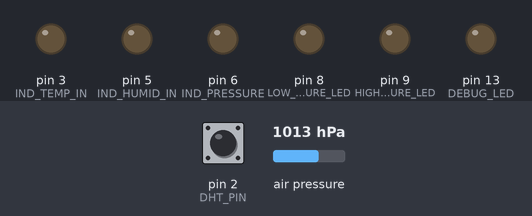
The sketch below on a simulated Arduino Uno, built with avr-gcc and run on an emulated ATmega328P. Parts: output pins drawn as LEDs (lit = HIGH). The inputs (shaded band) are chosen by the test bench; at power-on: air pressure 1013 hPa, pin 2 (DHT_PIN) HIGH.

Above: at 15.06 s.
15.1 s: air pressure set to 952 hPa
22.0 s: air pressure set to 975 hPa
29.1 s: air pressure set to 1000 hPa
At 35.8 s:
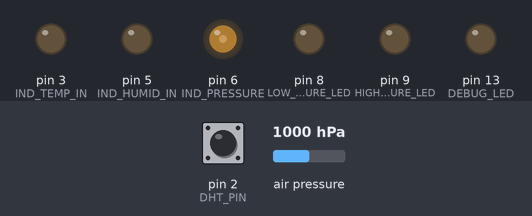
36.2 s: air pressure set to 1025 hPa
At 42.7 s:
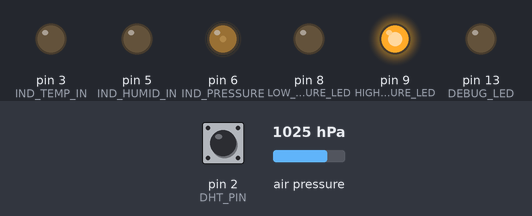
42.9 s: air pressure set to 1048 hPa
At 49.8 s:
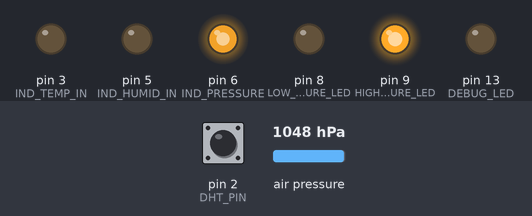
Timing chart, 0 to 56.9 s (numbered marks = the images above; inputs shaded):
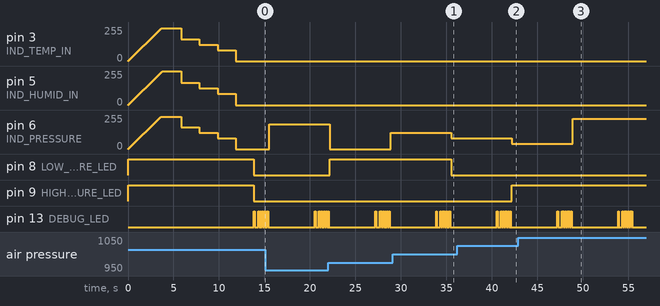

The sketch:

meteo_in.ino
```cpp
// Uncomment define DEBUG line to build with debug logs (on serial)
// This line MUST be before meteo_common.h include to make any effect
//#define DEBUG

#include <DHT.h>  // Temp and humidity
#include <Wire.h> // Pressure
#include <Adafruit_BMP085.h> // Pressure
#include <meteo_common.h> // Common function for meteo


/*
Used Arduino ports:

| Port |       Purpose     | Desc.                         |
+------+-------------------+-------------------------------+
|   2  |            DHT22  | Temp & Humid sensor           |
|   3  |       temp in IND | PWN - temp in indicator       |
|   5  |      humid in IND | PWN - humid in indicator      |
|   6  |      pressure IND | PWM - air pressure indicator  |
|   8  |  low pressure LED |                               |
|   9  | high pressure LED |                               |
+------+-------------------+-------------------------------+
|  A5  |      BMP180 (SCL) | Air pressure sensor (SCL)     |
|  A4  |      BMP180 (SDA) | Air pressure sensor (SDA)     |
+------+-------------------+-------------------------------+
| *GND |           7 x GND | 2xLED, 3xIND, DHT22, BMP180   |
+------+-------------------+-------------------------------+
| *+5V |  2 x power supply | DHT22, BMP180                 |
+------+-------------------+-------------------------------+
 (*) Ground and +5V can be taken directly from power supply
*/


// LEDs
#define DEBUG_LED          13
#define LOW_PRESSURE_LED   8
#define HIGH_PRESSURE_LED  9


// INDICATORS (need PWM)
#define IND_TEMP_IN    3
#define IND_HUMID_IN   5
#define IND_PRESSURE   6


// Temp + Humidity
#define DHT_PIN  2
#define DHT_TYPE DHT22
DHT dht(DHT_PIN, DHT_TYPE);


// Pressure (BMP180 used)
Adafruit_BMP085 bmp;


// Calibration of indicators - values on which the pointer reach maximum on scale.
// Notice: zero value should be (manually) calibrated to point 0 on scale.
const int calib_max_temp  = 246;
const int calib_max_humid = 252;
const int calib_max_press = 243;


void setup ()
{
    #ifdef DEBUG
    // Open serial port for debug
    Serial.begin(9600);
    LOGLN("Setup begin");
    #endif

    // LEDs
    pinMode(DEBUG_LED,         OUTPUT);
    pinMode(LOW_PRESSURE_LED,  OUTPUT);
    pinMode(HIGH_PRESSURE_LED, OUTPUT);

    // Indicators
    pinMode(IND_TEMP_IN,   OUTPUT);
    pinMode(IND_HUMID_IN,  OUTPUT);
    pinMode(IND_PRESSURE,  OUTPUT);

    //diagnostic setup
    digitalWrite(LOW_PRESSURE_LED,  HIGH);
    digitalWrite(HIGH_PRESSURE_LED, HIGH);
    int tab[]       = {IND_TEMP_IN, IND_HUMID_IN, IND_PRESSURE, -1};
    int tab_calib[] = {calib_max_temp, calib_max_humid, calib_max_press, -1};
    diagnostic_setup(tab, tab_calib);
    digitalWrite(LOW_PRESSURE_LED,  LOW);
    digitalWrite(HIGH_PRESSURE_LED, LOW);

    // turn off debug LED
    digitalWrite(DEBUG_LED, LOW);

    // initalize temperature and humidity sensor
    dht.begin();

    if (!bmp.begin(3)) { // init pressure sensor with high precission param - 3
        LOGLN("Cannot initalize BMP (pressure) sensor");
        error_blink(5);
        digitalWrite(DEBUG_LED, HIGH); // if error turn debug LED on
        delay(delay_time);
    }

    LOGLN("Setup end");
}

void loop ()
{
    LOGLN("Loop");
    error_blink(1);
    float temp_in  = dht.readTemperature();
    float humid_in = dht.readHumidity();
    int32_t pressure = bmp.readPressure();
    long val;

    // ##### Temperature #####
    // Check value
    if (isnan(temp_in)) {
        // blink LED on error
        LOGLN("temp_in is NaN");
        error_blink(3);
        temp_in = temp_in_min;
    }

    // Check if temp value is in range, and fix it if needed
    if (temp_in < temp_in_min)
        temp_in = temp_in_min;
    else if (temp_in > temp_in_max)
        temp_in = temp_in_max;

    // Map the value, and set value on indicator
    LOG("temp_in: "); LOGLN(temp_in);
    val = ind_map10_cal(temp_in, temp_in_min, temp_in_max, calib_max_temp);
    analogWrite(IND_TEMP_IN, val);


    // ##### Humidity #####
    // Check value
    if(isnan(humid_in)) {
        // blink LED on error
        LOGLN("humid_in is NaN");
        error_blink(3);
        humid_in = humid_min;
    }
    // Humidity is always in range
    // Map the value, and set value on indicator
    LOG("humid_in: "); LOGLN(humid_in);
    val = ind_map10_cal(humid_in, humid_min, humid_max, calib_max_humid);
    analogWrite(IND_HUMID_IN, val);


    // ##### Pressure #####
    // Check if pressure value is in range, and fix it if needed
    if (pressure < pressure_min)
        pressure = pressure_min;
    else if (pressure > pressure_max)
        pressure = pressure_max;

    // Check range, map the value, set value on indicator, and set LEDs
    LOG("pressure: "); LOGLN(pressure);
    if (pressure < pressure_1) {
        LOGLN("pressure range 1");
        digitalWrite(LOW_PRESSURE_LED,  HIGH);
        digitalWrite(HIGH_PRESSURE_LED, LOW);
        val = ind_map_cal(pressure, pressure_min, pressure_1, calib_max_press);
    }
    else if (pressure < pressure_2) {
        LOGLN("pressure range 2");
        digitalWrite(LOW_PRESSURE_LED,  LOW);
        digitalWrite(HIGH_PRESSURE_LED, LOW);
        val = ind_map_cal(pressure, pressure_1, pressure_2, calib_max_press);
    }
    else { // pressure >= pressure_2
        LOGLN("pressure range 3");
        digitalWrite(LOW_PRESSURE_LED,  LOW);
        digitalWrite(HIGH_PRESSURE_LED, HIGH);
        val = ind_map_cal(pressure, pressure_2, pressure_max, calib_max_press);
    }
    analogWrite(IND_PRESSURE, val);


    LOG("delay "); LOGLN(delay_time);
    delay(delay_time);
}
```

Measured:
- after the input at 29.1 s, pin 6 (IND_PRESSURE): 121/255 → 81/255 after 6.4 s; pin 8 (LOW_PRESSURE_LED): HIGH → LOW after 6.4 s
- after the input at 36.2 s, pin 6 (IND_PRESSURE): 81/255 → 40/255 after 6.0 s; pin 9 (HIGH_PRESSURE_LED): LOW → HIGH after 6.0 s
- after the input at 42.9 s, pin 6 (IND_PRESSURE): 40/255 → 226/255 after 6.0 s
